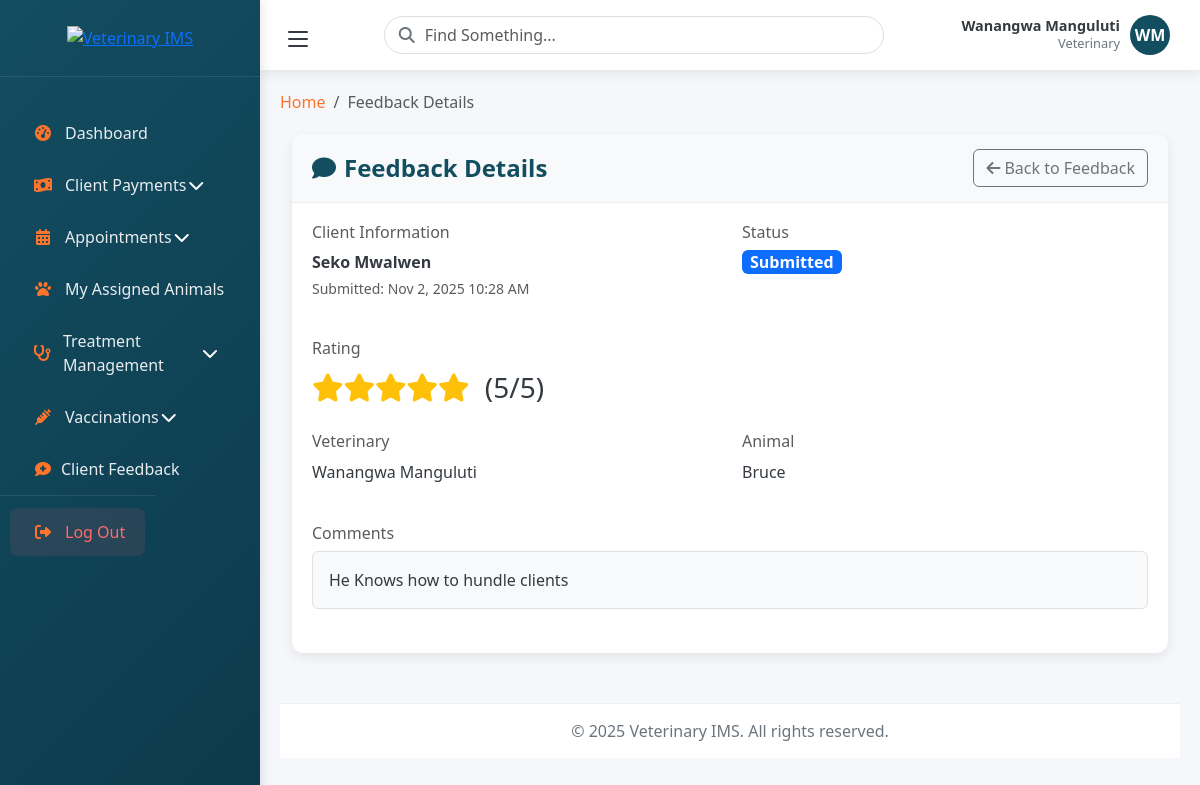
Screenshot of /feedback/3 (signed in) with the database file from the repository.
### tables this page shows
CREATE TABLE `feedbacks` (
  `feedback_id` int(11) NOT NULL,
  `client_id` int(11) NOT NULL,
  `veterinary_id` int(11) DEFAULT NULL,
  `animal_id` int(11) DEFAULT NULL,
  `treatment_id` int(11) DEFAULT NULL,
  `rating` tinyint(1) NOT NULL CHECK (`rating` between 1 and 5),
  `comments` text DEFAULT NULL,
  `status` enum('submitted','reviewed','responded') DEFAULT 'submitted',
  `admin_notes` text DEFAULT NULL,
  `response` text DEFAULT NULL,
  `created_at` timestamp NOT NULL DEFAULT current_timestamp(),
  `updated_at` timestamp NOT NULL DEFAULT current_timestamp() ON UPDATE current_timestamp()
);

CREATE TABLE `animals` (
  `animal_id` int(11) NOT NULL,
  `client_id` int(11) NOT NULL,
  `assigned_veterinary` int(11) DEFAULT NULL,
  `name` varchar(100) NOT NULL,
  `species` varchar(50) NOT NULL,
  `breed` varchar(100) DEFAULT NULL,
  `gender` enum('male','female','unknown') DEFAULT 'unknown',
  `birth_date` date DEFAULT NULL,
  `color` varchar(100) DEFAULT NULL,
  `weight` decimal(5,2) DEFAULT NULL,
  `microchip` varchar(100) DEFAULT NULL,
  `status` enum('active','inactive') DEFAULT 'active',
  `notes` text DEFAULT NULL,
  `created_at` timestamp NOT NULL DEFAULT current_timestamp(),
  `updated_at` timestamp NOT NULL DEFAULT current_timestamp() ON UPDATE current_timestamp()
);

### app/controllers/FeedbackController.php (called while the page is built, shortened)
<?php
class FeedbackController extends Controller {
    private $feedbackModel;
    public function __construct() {
        $this->feedbackModel = new Feedback();
    }
    public function show($id) {
        $feedback = $this->feedbackModel->getFeedbackWithDetails($id);
        $userRole = $_SESSION['role'];
        $viewPath = $userRole . '/feedback/show';
        $this->view($viewPath, 'dashboard');
    }
}
?>

### index.php (called while the page is built, shortened)
<?php
require_once CORE_PATH . '/Model.php';
require_once CORE_PATH . '/Router.php';
require_once ROOT_PATH . '/helpers.php';
require_once CONFIG_PATH . '/database.php';
try {
    $url = $_GET['url'] ?? '';
    $router = new Router();
    $router->dispatch($url);
} catch (Exception $e) {
    $errorCode = $e->getCode();
    if (!is_numeric($errorCode) || $errorCode < 100 || $errorCode > 599) {
        $errorCode = 500;
    }
    http_response_code((int)$errorCode);
    if (isAjaxRequest()) {
        header('Content-Type: application/json');
        echo json_encode(['error' => $e->getMessage()]);
    } else {
        echo '<!DOCTYPE html>
        <html>
        <head>
            <title>Error - V-MIS</title>
            <style>
                body { font-family: Arial, sans-serif; margin: 40px; background: #f9f1d5; }
                .error-container { background: white; padding: 20px; border-radius: 10px; box-shadow: 0 2px 10px rgba(0,0,0,0.1); }
                .error-code { color: #fd742a; font-size: 24px; font-weight: bold; }
                .error-message { color: #134d60; margin: 10px 0; }
                .debug-info { background: #f8f9fa; padding: 10px; border-radius: 5px; margin: 10px 0; font-family: monospace; }
            </style>
        </head>
        <body>
            <div class="error-container">
                <div class="error-code">' . ($e->getCode() ?: 'Error') . '</div>
                <div class="error-message">' . htmlspecialchars($e->getMessage()) . '</div>';
        if (DEBUG_MODE) {
            echo '<div class="debug-info">
                    <strong>Debug Information:</strong><br>
                    URL: ' . htmlspecialchars($_GET['url'] ?? '') . '<br>
                    Base URL: ' . BASE_URL . '<br>
                    File: ' . $e->getFile() . ':' . $e->getLine() . '<br>
                    Trace: ' . htmlspecialchars($e->getTraceAsString()) . '
                  </div>';
        }
        echo '<p><a href="' . Router::url('/') . '">Go to Homepage</a></p>
            </div>
        </body>
        </html>';
    }
}

### helpers.php (called while the page is built, shortened)
<?php
function formatDateTime($date, $format = 'M j, Y g:i A') {
    return date($format, strtotime($date));
}
function url($path = '') {
    return Router::url($path);
}
?>

### config/database.php (called while the page is built, shortened)
<?php
class Database {
    private $host = DB_HOST;
    private $dbname = DB_NAME;
    private $username = DB_USER;
    private $password = DB_PASS;
    private $charset = DB_CHARSET;
    private $pdo;
    public function __construct() {
        $dsn = "mysql:host={$this->host};dbname={$this->dbname};charset={$this->charset}";
        $options = [
            PDO::ATTR_ERRMODE => PDO::ERRMODE_EXCEPTION,
            PDO::ATTR_DEFAULT_FETCH_MODE => PDO::FETCH_ASSOC,
            PDO::ATTR_EMULATE_PREPARES => false,
            PDO::ATTR_PERSISTENT => false,
        ];
        try {
            $this->pdo = new PDO($dsn, $this->username, $this->password, $options);
        } catch (PDOException $e) {
            $this->error = $e->getMessage();
            logError("Database connection failed: " . $this->error);
            throw new Exception("Database connection failed. Please check your configuration.");
        }
    }
    public function getConnection() {
        return $this->pdo;
    }
    public function testConnection() {
        try {
            $this->pdo->query("SELECT 1");
            return true;
        } catch (PDOException $e) {
            return false;
        }
    }
}
function fetchOne($sql, $params = []) {
    global $database;
    try {
        $stmt = $database->getConnection()->prepare($sql);
        $stmt->execute($params);
        return $stmt->fetch();
    } catch (PDOException $e) {
        logError("Database fetchOne error: " . $e->getMessage() . " | SQL: " . $sql);
        throw $e;
    }
}
try {
    $database = new Database();
} catch (Exception $e) {
    if (DEBUG_MODE) {
        die("Database Error: " . $e->getMessage());
    } else {
        die("System temporarily unavailable. Please try again later.");
    }
}
?>

### app/models/Feedback.php (called while the page is built, shortened)
<?php
class Feedback extends Model {
    protected $table = 'feedbacks';
    public function getFeedbackWithDetails($feedbackId) {
        $sql = "SELECT f.*,
                       c.client_id,
                       u1.first_name as client_first_name,
                       u1.last_name as client_last_name,
                       CONCAT(u1.first_name, ' ', u1.last_name) as client_full_name,
                       u2.first_name as vet_first_name,
                       u2.last_name as vet_last_name,
                       CONCAT(u2.first_name, ' ', u2.last_name) as vet_full_name,
                       a.name as animal_name,
                       a.species,
                       t.diagnosis
                FROM {$this->table} f
                JOIN clients c ON f.client_id = c.client_id
                JOIN users u1 ON c.user_id = u1.user_id
                LEFT JOIN users u2 ON f.veterinary_id = u2.user_id
                LEFT JOIN animals a ON f.animal_id = a.animal_id
                LEFT JOIN treatments t ON f.treatment_id = t.treatment_id
                WHERE f.feedback_id = :feedback_id";
        return fetchOne($sql, ['feedback_id' => $feedbackId]);
    }
}
?>

### app/views/veterinary/feedback/show.php (the view, shortened to what this page needs)
<?php
$feedback = $feedback ?? [];
$current_role = $_SESSION['role'] ?? 'client';
?>
<div class="container-fluid">
    <div class="row">
        <div class="col-12 col-md-12 mx-auto">
            <div class="dashboard-card fade-in">
                <div class="card-header d-flex justify-content-between align-items-center">
                    <h4 class="card-title mb-0">
                        <i class="fas fa-comment me-2"></i>Feedback Details
                    </h4>
                    <a href="<?php echo url('/' . $current_role . '/feedback'); ?>" class="btn btn-outline-secondary">
                        <i class="fas fa-arrow-left me-1"></i>Back to Feedback
                    </a>
                </div>
                <div class="card-body">
                    <div class="row mb-4">
                        <div class="col-md-6">
                            <h6 class="text-muted">Client Information</h6>
                            <p class="mb-1">
                                <strong><?php echo htmlspecialchars($feedback['client_full_name']); ?></strong>
                            </p>
                            <p class="text-muted small">
                                Submitted: <?php echo formatDateTime($feedback['created_at']); ?>
                            </p>
                        </div>
                        <div class="col-md-6">
                            <h6 class="text-muted">Status</h6>
                            <?php
                            $statusBadge = [
                                'submitted' => 'bg-primary',
                                'reviewed' => 'bg-info',
                                'responded' => 'bg-success'
                            ];
                            ?>
                            <span class="badge <?php echo $statusBadge[$feedback['status']] ?? 'bg-secondary'; ?> fs-6">
                                <?php echo ucfirst($feedback['status']); ?>
                            </span>
                        </div>
                    </div>
                    <div class="row mb-4">
                        <div class="col-12">
                            <h6 class="text-muted">Rating</h6>
                            <div class="star-rating fs-3">
                                <?php
                                for ($i = 1; $i <= 5; $i++) {
                                    if ($i <= $feedback['rating']) {
                                        echo '<i class="fas fa-star text-warning"></i>';
                                    } else {
                                        echo '<i class="far fa-star text-muted"></i>';
                                    }
                                }
                                ?>
                                <span class="ms-2">(<?php echo $feedback['rating']; ?>/5)</span>
                            </div>
                        </div>
                    </div>
                    <div class="row mb-4">
                        <?php if ($feedback['vet_full_name']): ?>
                        <div class="col-md-6">
                            <h6 class="text-muted">Veterinary</h6>
                            <p><?php echo htmlspecialchars($feedback['vet_full_name']); ?></p>
                        </div>
                        <?php endif; ?>
                        <?php if ($feedback['animal_name']): ?>
                        <div class="col-md-6">
                            <h6 class="text-muted">Animal</h6>
                            <p><?php echo htmlspecialchars($feedback['animal_name']); ?></p>
                        </div>
                        <?php endif; ?>
                    </div>
                    <div class="mb-4">
                        <h6 class="text-muted">Comments</h6>
                        <div class="border rounded p-3 bg-light">
                            <?php if ($feedback['comments']): ?>
                                <?php echo nl2br(htmlspecialchars($feedback['comments'])); ?>
                            <?php else: ?>
                                <p class="text-muted fst-italic">No comments provided.</p>
                            <?php endif; ?>
                        </div>
                    </div>
                </div>
            </div>
        </div>
    </div>
</div>

### app/views/layouts/dashboard.php (style rules this page uses)
:root { --primary-red: #fd742a; --primary-blue: #134d60; --accent-yellow: #fec525; --light-cream: #f9f1d5; --light-gray: #f8f9fa; --dark-gray: #343a40; --border-radius: 12px; --box-shadow: 0 4px 12px rgba(0,0,0,0.08); --transition: all 0.3s ease; }
* { margin: 0; padding: 0; box-sizing: border-box; }
body { font-family: 'Segoe UI', Tahoma, Geneva, Verdana, sans-serif; background-color: #f5f7fa; color: var(--dark-gray); overflow-x: hidden; }
.dashboard-card { background: white; border-radius: var(--border-radius); box-shadow: var(--box-shadow); margin-bottom: 20px; overflow: hidden; }
.card-header { padding: 15px 20px; background-color: var(--light-gray); border-bottom: 1px solid #eee; }
.card-title { margin-bottom: 0; font-weight: 600; color: var(--primary-blue); }
.card-body { padding: 20px; }
.fade-in { animation: fadeIn 0.5s ease-in; }

### app/views/layouts/sidebar.php (style rules this page uses)
.badge { font-size: 0.7em; padding: 4px 8px; }

### app/views/veterinary/feedback/show.php (style rules this page uses)
.star-rating { font-size: 1.5rem; }

### rows the page displays
feedbacks: created_at "Nov 2, 2025 10:28 AM", status "Submitted", rating "5", animal.name "Bruce", comments "He Knows how to hundle clients"

### other values shown
$_SESSION['first_name'] . ' ' . $_SESSION['last_name'] "Wanangwa Manguluti"
$_SESSION['role'] "Veterinary"
$initials "WM"
$title "Feedback Details"
$feedback['client_full_name'] "Seko Mwalwen"
$feedback['vet_full_name'] "Wanangwa Manguluti"
